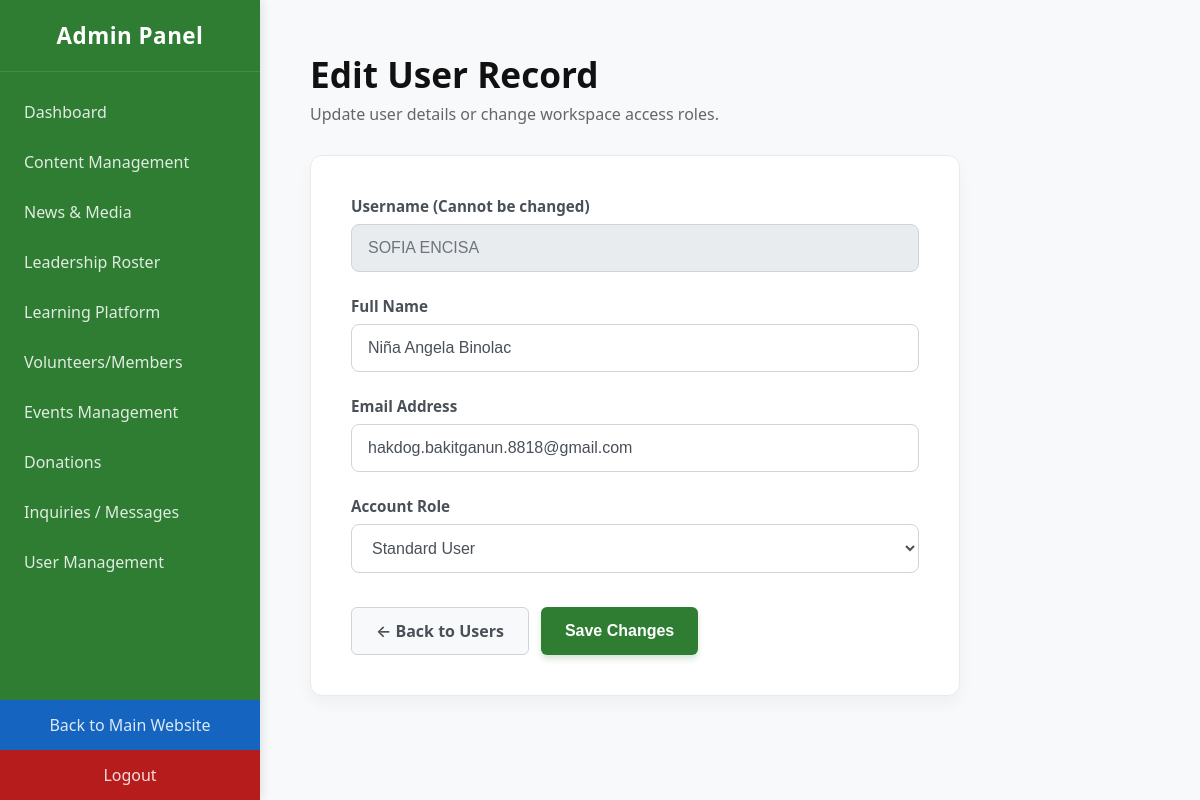
Screenshot of /admin/admin-edit-user.php?id=12 (signed in) with the database file from the repository.
### tables this page shows
CREATE TABLE `users` (
  `id` int(11) NOT NULL,
  `username` varchar(255) NOT NULL,
  `name` varchar(255) NOT NULL,
  `fullname` varchar(255) NOT NULL,
  `email` varchar(150) NOT NULL,
  `password` varchar(255) NOT NULL,
  `role` varchar(50) NOT NULL DEFAULT 'student',
  `created_at` timestamp NOT NULL DEFAULT current_timestamp()
);

### admin/admin-edit-user.php (the view, shortened to what this page needs)
<?php
require_once '../config.php';
$id = intval($_GET['id']);
$query = "SELECT * FROM users WHERE id = ?";
$stmt = mysqli_prepare($conn, $query);
mysqli_stmt_bind_param($stmt, "i", $id);
mysqli_stmt_execute($stmt);
$result = mysqli_stmt_get_result($stmt);
$user = mysqli_fetch_assoc($result);
?>
<!DOCTYPE html>
<html lang="en">
<head>
</head>
<body>
    <?php include '../includes/admin-navbar.php'; ?>
    <div class="main-content">
        <h1 style="font-size: 2.2rem; color: #111; margin-bottom: 5px;">Edit User Record</h1>
        <p style="color: #666; margin-bottom: 30px;">Update user details or change workspace access roles.</p>
        <div class="form-group">
            <form action="admin-edit-user.php?id=<?= $id ?>" method="POST">
                <label>Username (Cannot be changed)</label>
                <input type="text" value="<?= htmlspecialchars($user['username']) ?>" disabled style="background-color: #e9ecef; cursor: not-allowed;">
                <label>Full Name</label>
                <input type="text" name="fullname" value="<?= htmlspecialchars($user['fullname'] ?? '') ?>" required>
                <label>Email Address</label>
                <input type="email" name="email" value="<?= htmlspecialchars($user['email']) ?>" required>
                <label>Account Role</label>
                <select name="role" required>
                    <option value="user" <?= ($user['role'] === 'user') ? 'selected' : '' ?>>Standard User</option>
                </select>
                <div class="btn-container">
                    <a href="admin-users.php" class="btn btn-back">← Back to Users</a>
                    <button type="submit" class="btn btn-save">Save Changes</button>
                </div>
            </form>
        </div>
    </div>
</body>
</html>

### admin/admin-edit-user.php (style rules this page uses)
* { box-sizing: border-box; margin: 0; padding: 0; }
body { display: flex; min-height: 100vh; font-family: 'Segoe UI', system-ui, -apple-system, sans-serif; background-color: #f8f9fa; color: #333; }
.main-content { flex: 1; padding: 50px; }
.form-group { background: white; padding: 40px; border-radius: 12px; box-shadow: 0 8px 16px rgba(0,0,0,0.04); max-width: 650px; border: 1px solid #eaeaea; margin-top: 10px; }
label { display: block; font-weight: 600; margin-bottom: 8px; color: #495057; font-size: 0.95rem; }
input, select { width: 100%; padding: 14px 16px; border: 1px solid #ced4da; border-radius: 8px; font-size: 1rem; margin-bottom: 24px; transition: border-color 0.15s ease-in-out, box-shadow 0.15s ease-in-out; color: #495057; background-color: #fff; }
input:disabled { background-color: #e9ecef; opacity: 1; color: #6c757d; }
.btn-container { display: flex; gap: 12px; margin-top: 10px; }
.btn { padding: 12px 24px; border: none; border-radius: 6px; font-weight: 600; cursor: pointer; text-decoration: none; font-size: 1rem; transition: all 0.2s ease-in-out; display: inline-flex; align-items: center; justify-content: center; }
.btn-save { background-color: #2e7d32; color: white; box-shadow: 0 4px 6px rgba(46, 125, 50, 0.2); }
.btn-back { background-color: #f8f9fa; color: #495057; border: 1px solid #ced4da; }

### rows the page displays
users: username "SOFIA ENCISA", fullname "Niña Angela Binolac", email "hakdog.bakitganun.8818@gmail.com", role "Standard User"
